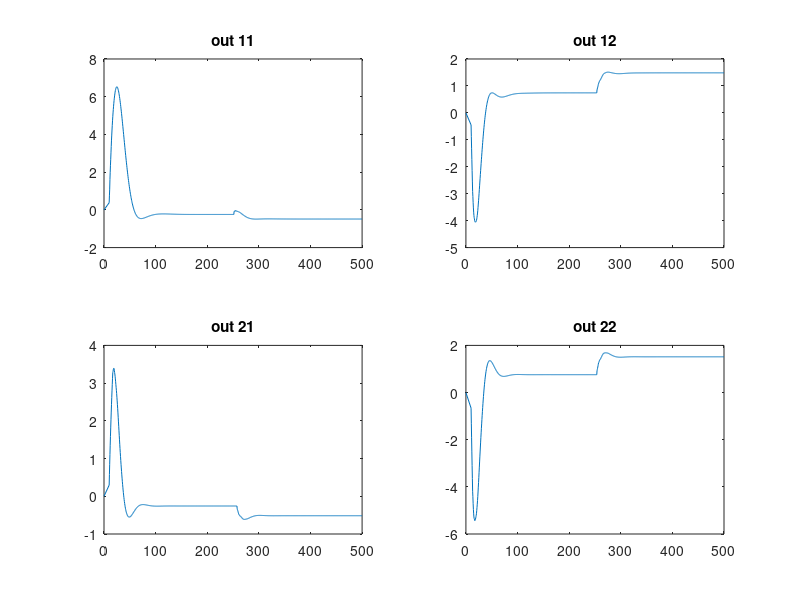
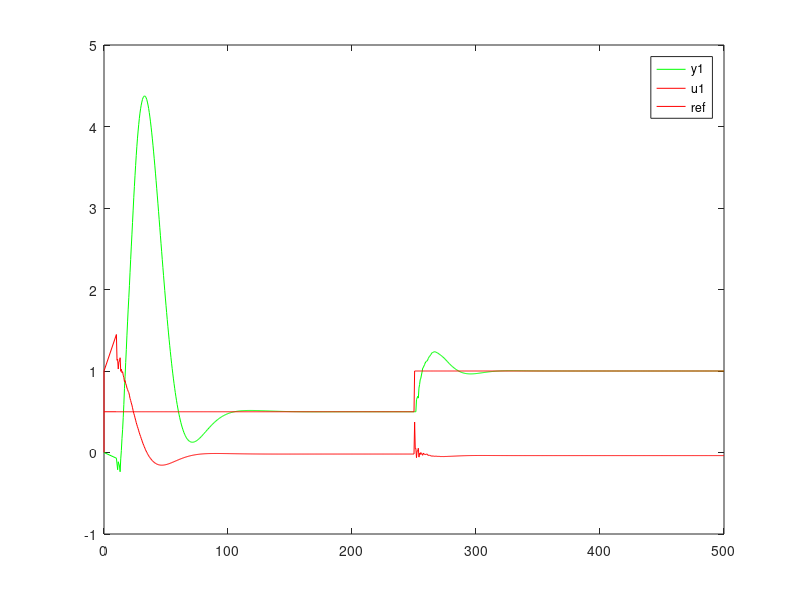
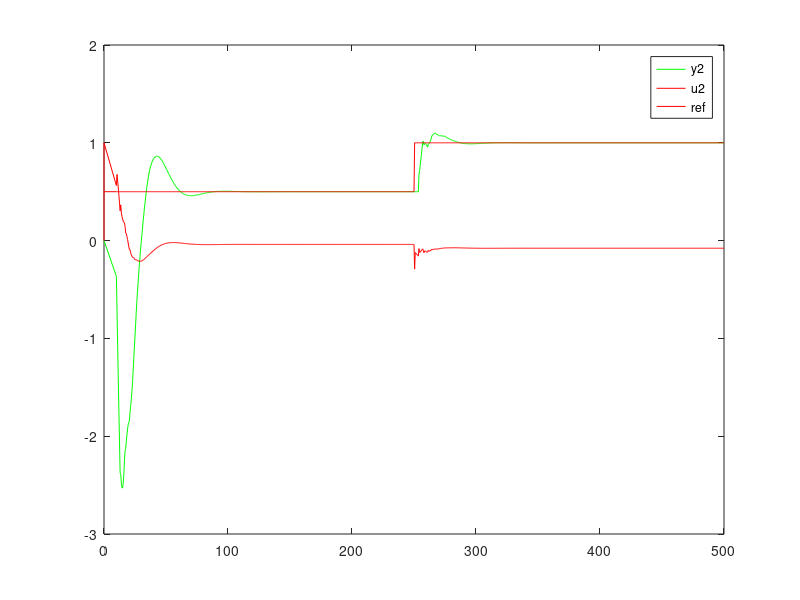

Write MATLAB code to recreate these figures, in order.
%%%%%%%%%%%%%%%%%%%%%%%%%%%%%%%%%%%%%%%%%%%%%%%%%%%%%%%  
% Universidade Federal do Piauí                      %
% Campus Ministro Petronio Portela                    %
% Copyright 2022 -Jose Borges do Carmo Neto-          %
% @author José Borges do Carmo Neto                  %
% @email jose.borges90@hotmail.com                    %
% simulation pid MIMO                                 %
%  -- Version: 1.0  - 18/09/2022                      %
%%%%%%%%%%%%%%%%%%%%%%%%%%%%%%%%%%%%%%%%%%%%%%%%%%%%%%%
% Coluna de destilação descrita em Wood e Berry (1973)

%% Aplicando o controlador - OLD version
nptos = 1000;
Tc=0.5;
Tamostra = Tc;
eps=1;
%eps=10;
dh= 1;
dl= -1;

% REF 1
for i=1:nptos,
    if (i<=nptos/2)  ref1(i)=.5; end;
    if (i>nptos/2)   ref1(i) = 1; end;
end ;
% REF 2
for i=1:nptos,
    if (i<=nptos/2)  ref2(i)=0.5; end;
    if (i>nptos/2)   ref2(i) = 1; end;
end ;

for i=1:nptos,
    y1(i)= 0; 
    y2(i) = 0;
    y11(i)=0;
    y12(i) = 0;
    y21(i) = 0;
    y22(i)=0;
    u1(i)=dh; 
    u2(i) = 1;
    erro1(1)= 0; 
    erro2(1)= 0; 
end
 
y1(3)=0 ; y1(2)=0 ; y1(1)=0;
y2(4)=0 ; y2(3)=0 ; y2(2)=0 ; y2(1)=0;


u1(1)=0 ; u1(2)=0 ; u1(3)=0; u1(4)=0;
u2(1)=0 ; u2(2)=0 ; u2(3)=0; u2(4)=0;

erro1(1)=1 ; erro1(2)=1 ; erro1(3)=1; erro1(4)=1;
erro2(1)=1 ; erro2(2)=1 ; erro2(3)=1; erro2(4)=1;

rlevel = 0.1;
ruido = rlevel*rand(1,nptos);
%%%%%%%%%%%%%%%%% MALHA 1
%round 1
% Kc1 = 0.0607;
% Ki1 = 0.053103;
% Kd1 = 0.39175;
%round 2
% Kc1 = 0.25476;
% Ki1 = 0.025788;
% Kd1 = 0.62921;
%round 3
Kc1 = 0.123;
Ki1 = 0.012;
Kd1 = 0.33;
%%%%%%%%%%%%%%%%%%% MALHA 2
%round 1
% Kc2 = -0.076819;
% Ki2 =-0.021289;
% Kd2 =-0.069299;
% round 2
Kc2 =  -0.14366;
Ki2 =-0.029189;
Kd2 =-0.17676;
% round 3
% Kc2 =  -0.165;
% Ki2 =-0.026;
% Kd2 =-0.27676;
%%%%%%%%%%%%%%%%%%%%%%%

    
    
for i=20:nptos,
    % 
     y11(i)= 0.9705*y11(i-1)+0.3776*u1(i-3);
     y12(i)= 0.9765*y12(i-1)-0.4474*u2(i-7);
     y21(i)= 0.9552*y21(i-1)+0.2959*u2(i-15);
     y22(i)= 0.9659*y22(i-1)-0.6621*u2(i-7);
     
     y1 = y11+y12;
     y2 = y21+y22;
     
     erro1(i)=ref1(i)-y1(i); %Erro
     erro2(i)=ref2(i)-y2(i); 
     
      %Controlador:
%             % GC1
            alpha1 = Kc1+ Kd1/Tamostra + (Ki1*Tamostra)/2;
            beta1 = -(Kc1) - 2*((Kd1)/Tamostra)+(Ki1*Tamostra)/2;
            gama1 = (Kd1)/Tamostra;
%             % GC2
            alpha2 = Kc2+ Kd2/Tamostra + (Ki2*Tamostra)/2;
            beta2 = -(Kc2) - 2*((Kd2)/Tamostra)+(Ki2*Tamostra)/2;
            gama2 = (Kd2)/Tamostra;


               u1(i)= u1(i-1) + alpha1*erro1(i) + beta1*erro1(i-1) + gama1*erro1(i-2);
               
%                if ((abs(erro1(i)) >= eps) & (erro1(i)  >0))      u1(i) =  dh; end;
%                if ((abs(erro1(i)) > eps) & (erro1(i) < 0))      u1(i) = dl; end;
%                if ((abs(erro1(i)) < eps) & (u1(i-1) == dh))   u1(i) =  dh; end;
%                if ((abs(erro1(i)) < eps) & (u1(i-1) == dl))  u1(i) = dl; end;
               
               u2(i)= u2(i-1) + alpha2*erro2(i) + beta2*erro2(i-1) + gama2*erro2(i-2);
%                if ((abs(erro2(i)) >= eps) & (erro2(i)  >0))      u2(i) =  dh; end;
%                if ((abs(erro2(i)) > eps) & (erro2(i) < 0))      u2(i) = dl; end;
%                if ((abs(erro2(i)) < eps) & (u2(i-1) == dh))   u2(i) =  dh; end;
%                if ((abs(erro2(i)) < eps) & (u2(i-1) == dl))  u2(i) = dl; end;
      
      tempo(i)=i*Tamostra;
      
      
 end ;

%%
figure;
subplot(2,2,1)
plot(tempo,y11)
title('out 11')

subplot(2,2,2)
plot(tempo,y12)
title('out 12')

subplot(2,2,3)
plot(tempo,y21)
title('out 21')

subplot(2,2,4)
plot(tempo,y22)
title('out 22')

 %% 
 
%      ISE_t2 = objfunc(erro,tempo,'ISE')
%      ITSE_t2 = objfunc(erro,tempo,'ITSE')
%      ITAE_t2 = objfunc(erro,tempo,'ITAE')
%      IAE_t2 = objfunc(erro,tempo,'IAE')
     
%plotar seinal de saida e  de controle:    
figure;
grid;
plot(tempo,y1,'g-');
hold on
plot(tempo,u1,'r-');
plot(tempo,ref1,'r-');
legend('y1','u1','ref')

figure;
grid;
plot(tempo,y2,'g-');
hold on
plot(tempo,u2,'r-');
plot(tempo,ref2,'r-');
legend('y2','u2','ref')

%plot(tempo,ref);
%title(['AT-PID-FG:',num2str(rlevel), ' ISE:', num2str(ISE_t2), ', ITSE:' ,num2str(ITSE_t2),', IAE:' ,num2str(IAE_t2), ', ITAE:' ,num2str(ITAE_t2)])
%%
% Salvar dados:
trail = ['./results/','pid-3','/','malha1'];
if (~exist(trail)) mkdir(trail);end   
save([trail, '/y1.dat'],'y1', '-ascii')
save([trail, '/y2.dat'],'y2', '-ascii')

save ([trail, '/u1.dat'], 'u1', '-ascii')
save ([trail, '/u2.dat'], 'u2', '-ascii')

save([trail, '/tempo.dat'],'tempo', '-ascii')
save ([trail, '/ref1.dat'], 'ref1', '-ascii')
save ([trail, '/ref2.dat'], 'ref2', '-ascii')
save([trail, '/erro1.dat'],'erro1', '-ascii')
save([trail, '/erro2.dat'],'erro2', '-ascii')

save([trail, '/dh.dat'],'dh', '-ascii')
save([trail, '/dl.dat'],'dl', '-ascii')
save([trail, '/eps.dat'],'eps', '-ascii')

save([trail, '/nptos.dat'],'nptos', '-ascii')
%%
format shortg;
data_horario_test = datestr(clock,'yyyy-mm-dd THH-MM-SS');
save( [trail,'/','DATASET-',data_horario_test])


